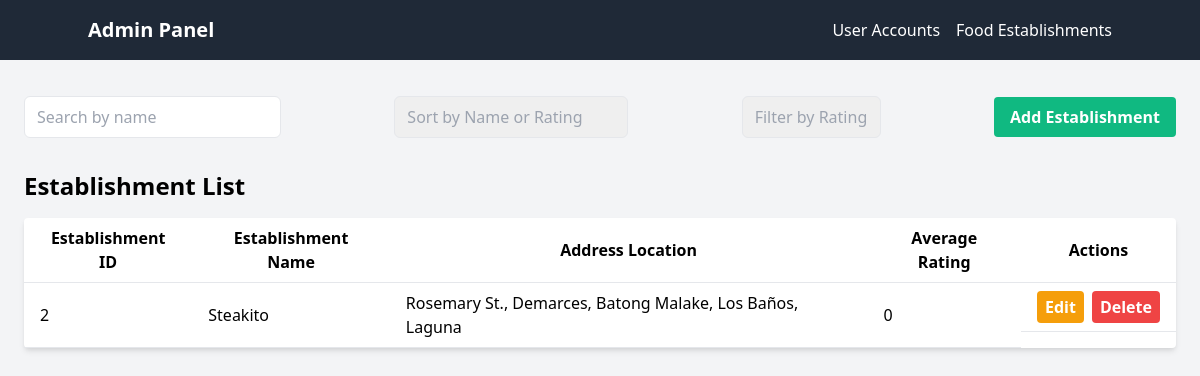
Before: /admin/establishment-list with the older database file.
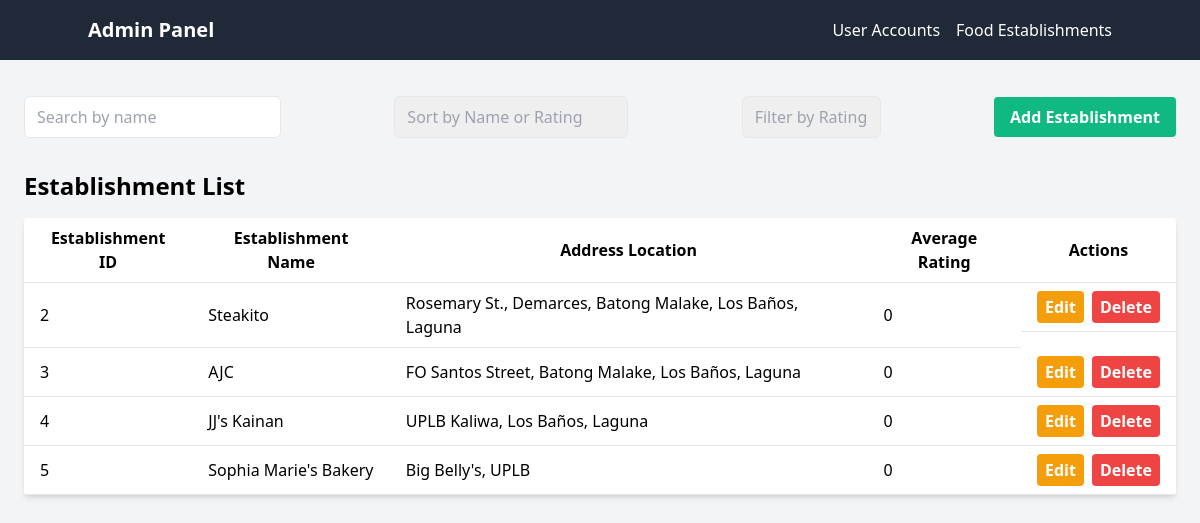
After: the same page with the newer database file.
### tables this page shows
CREATE TABLE ESTABLISHMENT (
        establishment_id INTEGER PRIMARY KEY AUTOINCREMENT,
        address_location VARCHAR(100) NOT NULL UNIQUE,
        establishment_name VARCHAR(50) NOT NULL UNIQUE,
        average_rating DECIMAL(3,2)
    );

### app.py (the view)
@app.route('/admin/establishment-list', methods=['GET'])
def see_est():
    connection = sqlite3.connect("project.db")
    cursor = connection.cursor()
    cursor.execute("SELECT establishment_id, establishment_name, address_location, average_rating FROM ESTABLISHMENT")
    establishments = cursor.fetchall()
    connection.close()
    return render_template("EstList.html", establishments=establishments)

### templates/EstList.html (shortened to what this page needs)
<!DOCTYPE html>
<html lang="en">
<head>
    <link href="https://cdn.jsdelivr.net/npm/tailwindcss@2.2.19/dist/tailwind.min.css" rel="stylesheet">
</head>
<body class="flex flex-col mt-24 items-center h-screen bg-gray-100">
    {% include 'AdminNav.html' %}
    <div class="w-full max-w-6xl mb-8 flex justify-between items-center">
        <input class="px-3 py-2 border rounded-md" type="text" placeholder="Search by name">
        <select class="px-3 py-2 border rounded-md appearance-none" style="color: #9ca3af;">
            <option value="" disabled selected>Sort by Name or Rating</option>
        </select>
        <select class="px-3 py-2 border rounded-md appearance-none" style="color: #9ca3af;">
            <option value="" disabled selected>Filter by Rating</option>
        </select>
        <form action="{{ url_for('add_est') }}" method="get">
            <button class="bg-green-500 hover:bg-green-700 text-white font-bold py-2 px-4 rounded focus:outline-none focus:shadow-outline" type="submit">Add Establishment</button>
        </form>
    </div>
    <div class="w-full max-w-6xl">
        <h1 class="text-2xl font-bold mb-4">Establishment List</h1>
        <table class="min-w-full bg-white shadow-md rounded">
            <thead>
                <tr>
                    <th class="py-2 px-4 border-b">Establishment ID</th>
                    <th class="py-2 px-4 border-b">Establishment Name</th>
                    <th class="py-2 px-4 border-b">Address Location</th>
                    <th class="py-2 px-4 border-b">Average Rating</th>
                    <th class="py-2 px-4 border-b">Actions</th>
                </tr>
            </thead>
            <tbody>
                {% for establishment in establishments %}
                <tr>
                    <td class="py-2 px-4 border-b">{{ establishment[0] }}</td>
                    <td class="py-2 px-4 border-b">{{ establishment[1] }}</td>
                    <td class="py-2 px-4 border-b">{{ establishment[2] }}</td>
                    <td class="py-2 px-4 border-b">{{ establishment[3] }}</td>
                    <td class="py-2 px-4 border-b flex space-x-2">
                        <form action="{{ url_for('edit_est', establishment_id=establishment[0]) }}" method="get">
                            <button class="bg-yellow-500 hover:bg-yellow-700 text-white font-bold py-1 px-2 rounded" type="submit">Edit</button>
                        </form>
                        <form action="{{ url_for('delete_est', establishment_id=establishment[0]) }}" method="post">
                            <button class="bg-red-500 hover:bg-red-700 text-white font-bold py-1 px-2 rounded" type="submit">Delete</button>
                        </form>
                    </td>
                </tr>
                {% endfor %}
            </tbody>
        </table>
    </div>
</body>
</html>

### templates/AdminNav.html
<nav class="bg-gray-800 p-4 fixed top-0 left-0 w-full z-10">
    <div class="container mx-auto flex justify-between items-center">
        <a class="text-white text-xl font-bold" href="/">Admin Panel</a>
        <div class="flex space-x-4">
            <a class="text-white" href="/admin/user-list">User Accounts</a>
            <a class="text-white" href="/admin/establishment-list">Food Establishments</a>
        </div>
    </div>
</nav>

Changed rows visible on the page:
added ESTABLISHMENT: establishment_id "3", establishment_name "AJC", address_location "FO Santos Street, Batong Malake, Los Baños, Laguna", average_rating "0"
added ESTABLISHMENT: establishment_id "4", establishment_name "JJ's Kainan", address_location "UPLB Kaliwa, Los Baños, Laguna", average_rating "0"
added ESTABLISHMENT: establishment_id "5", establishment_name "Sophia Marie's Bakery", address_location "Big Belly's, UPLB", average_rating "0"
